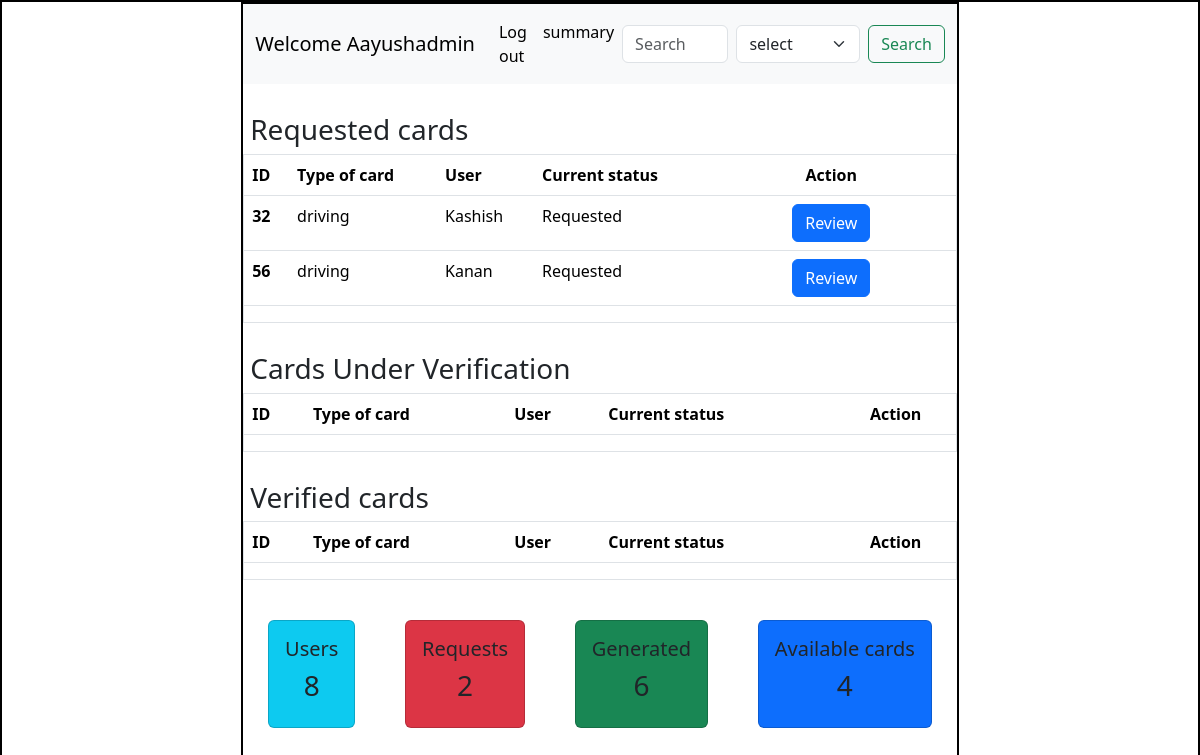
/admin, run on an earlier commit of the app's database.
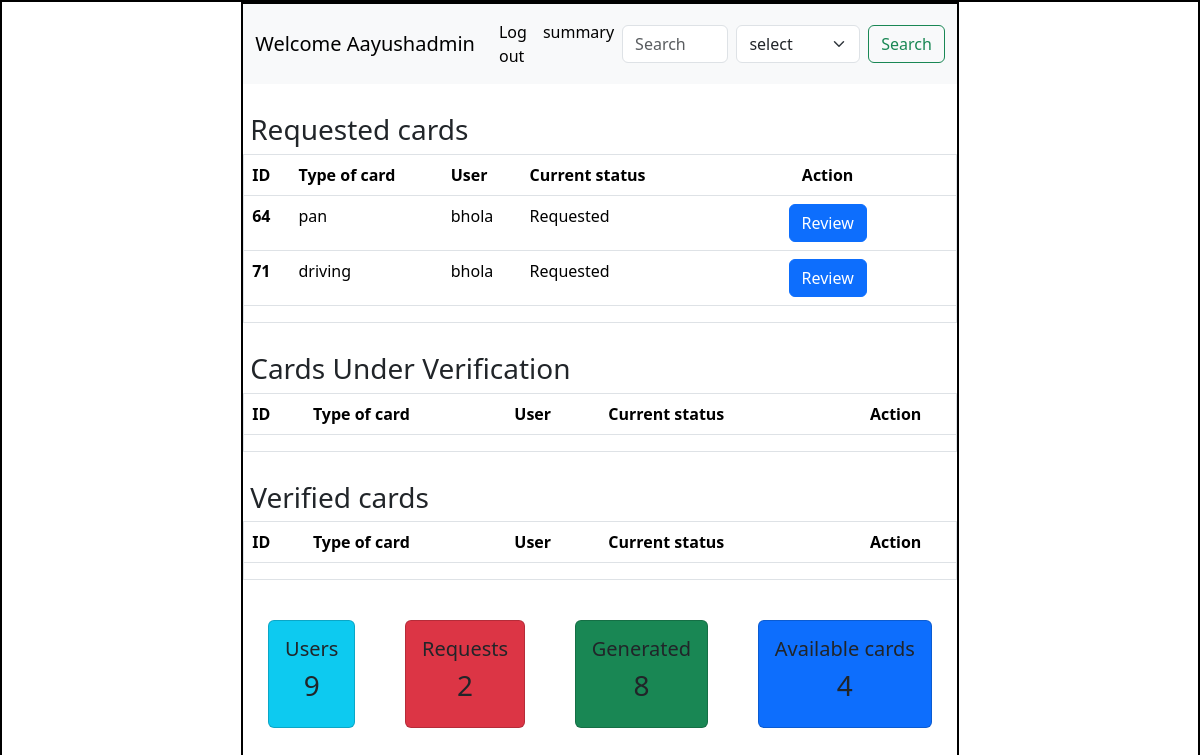
And on a later commit of the database.
### Application/models.py (models this page shows)
class Info(db.Model):
    id=db.Column(db.Integer(),primary_key=True)
    attribute_name=db.Column(db.String(),nullable=False)
    attribute_value=db.Column(db.String(),nullable=False)
    card_name=db.Column(db.String(),nullable=False)
    user_id=db.Column(db.Integer(),db.ForeignKey('user.id'),nullable=False)

class User(db.Model):
    id=db.Column(db.Integer(),primary_key=True)
    username=db.Column(db.String(),nullable=False,unique=True)
    email=db.Column(db.String(),nullable=False,unique=True)
    password=db.Column(db.String(),nullable=False)
    type=db.Column(db.String(),default='general')
    details=db.relationship('Info',backref='creator')

### Application/controllers.py (the view)
@app.route('/admin')
def admin_dash():
    this_user=User.query.filter_by(type='admin').first()
    all_info=Info.query.all()
    users=len(User.query.all())
    requests=len(Info.query.filter_by(attribute_value='requested').all())
    generated=len(Info.query.filter_by(attribute_value='generated').all())
    return render_template('admin_dashboard.html',this_user=this_user,all_info=all_info,users=users,requests=requests,generated=generated)

### templates/admin_dashboard.html (shortened to what the changed rows need)
<!DOCTYPE html>
<html lang="en">
  <head>
    <link
      href="https://cdn.jsdelivr.net/npm/bootstrap@5.3.3/dist/css/bootstrap.min.css"
      rel="stylesheet"
    />
    <link rel="stylesheet" href="/static/style.css"/>
  </head>
  <body>
    <div id="main">
      <div id="canvas" class="overflow-auto">
          <div id="content" >
            <div id="table" class="border" style="max-height: 200px; overflow-y: scroll;">
            <table class="table">
                <thead>
                  <tr>
                    <th scope="col">ID</th>
                    <th scope="col">Type of card</th>
                    <th scope="col">User</th>
                    <th scope="col">Current status</th>
                    <th scope="col" class="text-center">Action</th>
                  </tr>
                </thead>
                <tbody>
                  {% for info in all_info %}
                    {% if info.attribute_name == "Status" and info.attribute_value == "requested" %}
                      <tr>
                        <th scope="row">{{loop.index}}</th>
                        <td>{{info.card_name}}</td>
                        <td>{{info.creator.username}}</td>
                        <td>Requested</td>
                        <td class="d-flex justify-content-center"><a href="/update_status/{{info.card_name}}/{{info.user_id}}" type="button" class="btn btn-primary mx-5">Review</a>
                      </tr>
                    {% endif %}
                  {% endfor %}
                </tbody>
              </table>
              </div>
              <div id="table" class="border" style="max-height: 150px; overflow-y: scroll;">
            <table class="table">
                <thead>
                  <tr>
                    <th scope="col">ID</th>
                    <th scope="col">Type of card</th>
                    <th scope="col">User</th>
                    <th scope="col">Current status</th>
                    <th scope="col" class="text-center">Action</th>
                  </tr>
                </thead>
              </table>
              </div>
              <div id="table" class="border" style="max-height: 150px; overflow-y: scroll;">
            <table class="table">
                <thead>
                  <tr>
                    <th scope="col">ID</th>
                    <th scope="col">Type of card</th>
                    <th scope="col">User</th>
                    <th scope="col">Current status</th>
                    <th scope="col" class="text-center">Action</th>
                  </tr>
                </thead>
              </table>
              </div>
          </div>
          <div id="boxes">
            <div class="d-flex justify-content-around text-center" style="margin-top: 40px;">
                <div class="card bg-info p-3">
                    <h5>Users</h5>
                    <h3>{{users}}</h3>
                </div>
                <div class="card bg-success p-3">
                    <h5>Generated</h5>
                    <h3>{{generated}}</h3>
                </div>
                </div>
            </div>
          </div>
      </div>
  </body>
</html>

What changed in the data, as far as the page shows it:
no longer on this page (row edited): Info: card_name "driving", creator.username "Kashish"
no longer on this page (row edited): Info: card_name "driving", creator.username "Kanan"
added Info: card_name "pan", creator.username "bhola"
added Info: card_name "driving", creator.username "bhola"
Also different on the page:
{{ users }}: "8" → "9"
{{ generated }}: "6" → "8"
